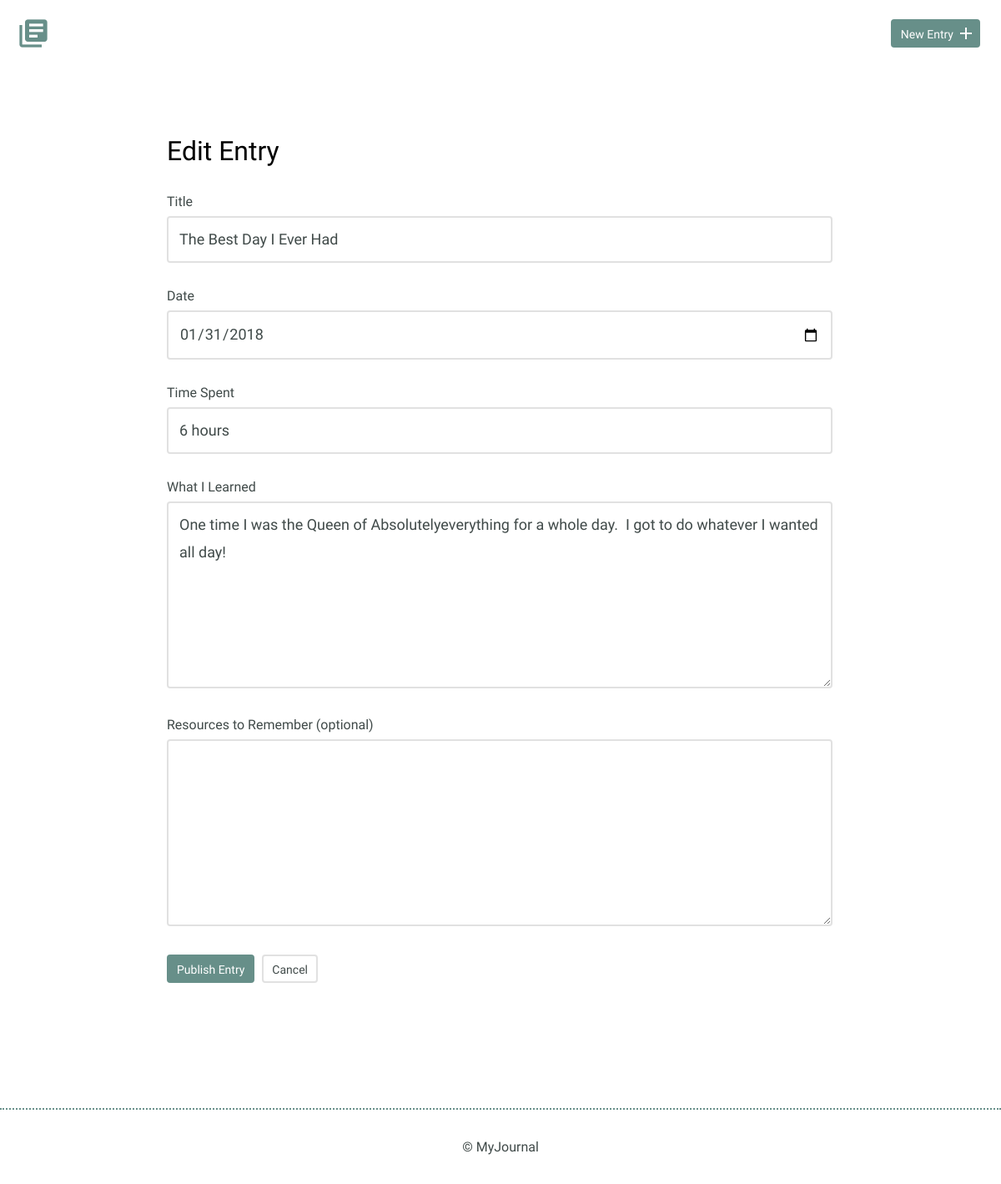
The page /edit.php?id=1 on the database its author committed.
### tables this page shows
CREATE TABLE "entries" (
	`id`	INTEGER,
	`title`	TEXT,
	`date`	TEXT,
	`time_spent`	INTEGER,
	`learned`	BLOB,
	`resources`	BLOB,
	PRIMARY KEY(`id`)
);

### edit.php (the view, shortened to what this page needs)
<?php
require_once("database.php");
if(!empty($_GET['id'])) {
	$entry_id = intval($_GET['id']);
}
try {
	$results = $db->prepare('select * from entries where id = ?');
	$results->bindParam(1, $entry_id);
	$results->execute();
} catch(Exception $e) {
	echo $e->getMessage();
	die();
}
$entry = $results->fetch(PDO::FETCH_ASSOC);
?>
<!DOCTYPE html>
<html>
    <head>
        <link rel="stylesheet" href="css/normalize.css">
        <link rel="stylesheet" href="css/site.css">
    </head>
    <body>
		<?php include "inc/header.php"; ?>
        <section>
            <div class="container">
                <div class="edit-entry">
					<?php if (isset($alert)) { echo $alert; }
					if ($entry) {
						if (isset($_POST["title"])) {
							$temp_title = $_POST["title"];
						} else {
							$temp_title = $entry["title"];
						}
						if (isset($_POST["date"])) {
							$temp_date = $_POST["date"];
						} else {
							$temp_date = $entry["date"];
						}
						if (isset($_POST["timeSpent"])) {
							$temp_time = $_POST["timeSpent"];
						} else {
							$temp_time = $entry["time_spent"];
						}
						if (isset($_POST["whatILearned"])) {
							$temp_learned = $_POST["whatILearned"];
						} else {
							$temp_learned = $entry["learned"];
						}
						if (isset($_POST["ResourcesToRemember"])) {
							$temp_resources = $_POST["ResourcesToRemember"];
						} else {
							$temp_resources = $entry["resources"];
						}
					echo <<< EOT
                    <h2>Edit Entry</h2>
					<form action="edit.php?id=$entry[id]" method="post">
						<input type="hidden" id="id" name="id" value="$entry[id]">
                        <label for="title"> Title</label>
                        <input id="title" type="text" name="title" value="{$temp_title}"><br>
                        <label for="date">Date</label>
                        <input id="date" type="date" name="date" value="{$temp_date}"><br>
                        <label for="time-spent"> Time Spent</label>
                        <input id="time-spent" type="text" name="timeSpent" value="{$temp_time}"><br>
                        <label for="what-i-learned">What I Learned</label>
                        <textarea id="what-i-learned" rows="5" name="whatILearned">{$temp_learned}</textarea>
                        <label for="resources-to-remember">Resources to Remember (optional)</label>
                        <textarea id="resources-to-remember" rows="5" name="ResourcesToRemember">{$temp_resources}</textarea>
                        <input type="submit" value="Publish Entry" class="button">
                        <a href="index.php" class="button button-secondary">Cancel</a>
                    </form>
EOT;
					} else {
						echo('<h2 style="text-align: center;">Could not find that entry</h2>');
					}
					?>
                </div>
            </div>
        </section>
        <?php include "inc/footer.php"; ?>
    </body>
</html>

### css/site.css (style rules this page uses)
body { font-size: 16px; color: #404a49; font-family: 'Cousine', serif; font-weight: 400; }
.container { margin: 0 auto; padding: 0 25px; }
.button { padding: 8px 10px 6px 10px; background: #678f89; border: 2px solid #678f89; border-radius: 4px; text-decoration: none; color: #FFF; position: relative; text-align: center; font-size: 14px; }
.button.button-secondary { background: #FFF; border: 2px solid #e1e1e1; color: #404a49; }
h1, h2, h3 { margin: 0; font-weight: 400; line-height: 1em; color: #000; }
h2 { font-size: 32px; }
.entry-list, .edit-entry, .new-entry { max-width: 800px; margin: 0 auto; padding: 70px 0 150px 0; }
.edit-entry h2, .new-entry h2 { margin-bottom: 35px; }
form label { display: block; margin-bottom: 8px; }
form input[type=text], form input[type=password], form input[type=date], form textarea { border: 2px solid #e1e1e1; font-size: 18px; line-height: 1.8em; padding:10px 13px; margin-bottom: 30px; border-radius: 4px; width: calc(100% - 32px); }
.edit-entry form textarea, .new-entry form textarea { min-height: 200px; }
input[type=submit] { margin-right: 5px; }

### rows shown on the page
entries: title "The Best Day I Ever Had", date "01/31/2018", timeSpent "6 hours", whatILearned "One time I was the Queen of Absolutelyeverything for a whole day. I got to do whatever I wanted all day!"
